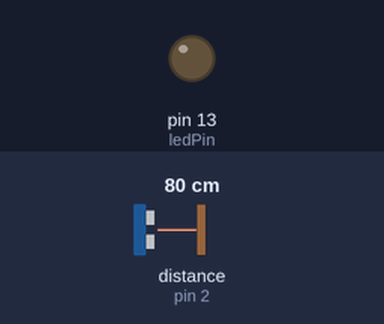
This sketch was run on a simulated Arduino Uno, built with avr-gcc and run on an emulated ATmega328P. Parts: output pins drawn as LEDs (lit = HIGH). Wiring (inferred from the names in the program): ultrasonic range finder: trigger pin 3; echo pin 2. The inputs (shaded band) are chosen by the test bench; at power-on: distance to the obstacle (sensor on pin 2) 80 cm. The echo pulse lasts 58.3 µs per cm; pins used as bus, display or sensor lines are not drawn.

Above: at 1.2 s.
1.3 s: distance to the obstacle (sensor on pin 2) set to 12 cm
2.8 s: distance to the obstacle (sensor on pin 2) set to 9 cm
At 3.6 s:
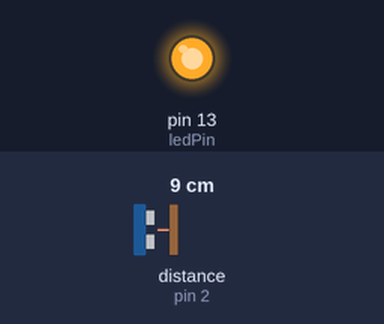
4.3 s: distance to the obstacle (sensor on pin 2) set to 18 cm
At 4.8 s:
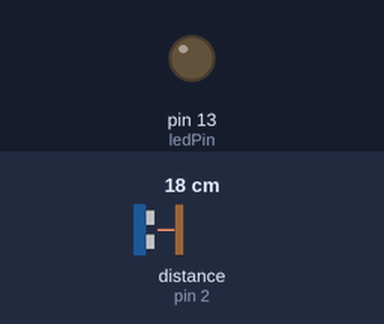
5.8 s: distance to the obstacle (sensor on pin 2) set to 2 cm
At 7.1 s:
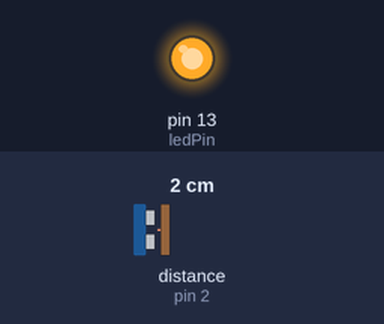
Timing chart, 0 to 8.3 s (numbered marks = the images above; inputs shaded):
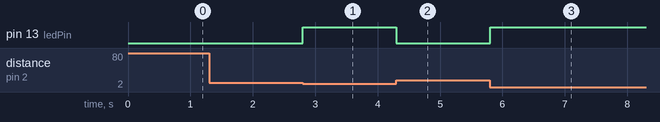

The sketch:

4-ultrasonic.ino
```cpp
int echoPin = 2;
int trigPin = 3;
int ledPin = 13;

long duration;
int distance;

void setup()
{
  pinMode(trigPin, OUTPUT);
  pinMode(echoPin, INPUT);
  pinMode(ledPin, OUTPUT);
}

void loop()
{
  digitalWrite(trigPin, LOW);
  delayMicroseconds(2);
  digitalWrite(trigPin, HIGH);
  delayMicroseconds(10);
  digitalWrite(trigPin, LOW);

  duration = pulseIn(echoPin, HIGH);
  distance = duration * 0.034 / 2; // unit of distance is centi-meter

  if (distance < 10)
  {
    digitalWrite(ledPin, HIGH);
  }
  else
  {
    digitalWrite(ledPin, LOW);
  }
}
```

Measured:
- the behaviour switches between 11 and 10 cm on distance to the obstacle (sensor on pin 2) (found by bisection; images 0 and 1)
- after the input at 1.3 s, every drawn part: stays the same
- after the input at 2.8 s, pin 13 (ledPin): LOW → HIGH at once
- after the input at 4.3 s, pin 13 (ledPin): HIGH → LOW at once
- after the input at 5.8 s, pin 13 (ledPin): LOW → HIGH at once
